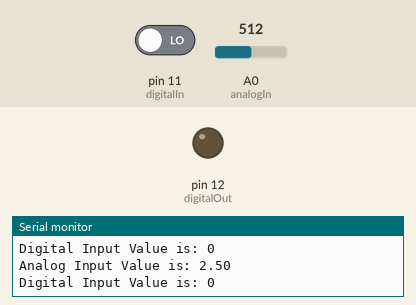
This sketch was run on a simulated Arduino Uno, built with avr-gcc and run on an emulated ATmega328P. On the bench: output pins drawn as LEDs (lit = HIGH), the last lines printed to the serial monitor. The inputs (shaded band) are chosen by the test bench; at power-on: A0 (analogIn) = 512, pin 11 (digitalIn) LOW.

Above: at 1.8 s.
1.9 s: A0 (analogIn) set to 494
At 2.7 s:
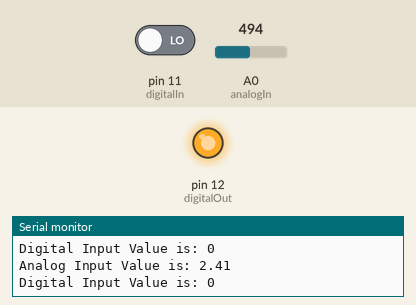
3.5 s: A0 (analogIn) set to 716
At 4.3 s:
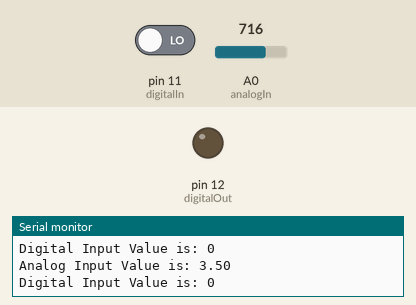
5.5 s: A0 (analogIn) set to 511
At 7.1 s:
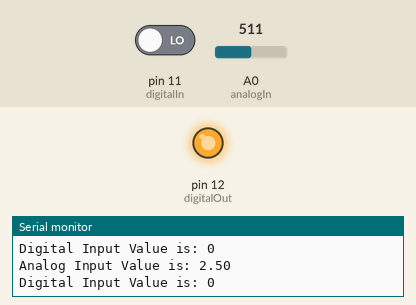
Timing chart, 0 to 8.6 s (numbered marks = the images above; inputs shaded):
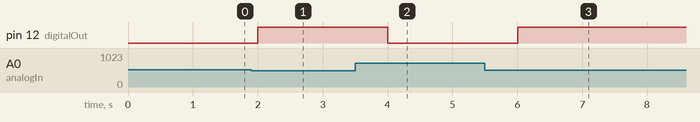

Measured:
- the behaviour switches between 512 and 511 on A0 (analogIn) (found by bisection; images 0 and 1)
- after the input at 1.9 s, pin 12 (digitalOut): LOW → HIGH after 0.10 s
- after the input at 3.5 s, pin 12 (digitalOut): HIGH → LOW after 0.50 s
- after the input at 5.5 s, pin 12 (digitalOut): LOW → HIGH after 0.51 s

The sketch:

Input-and-Output.ino
```cpp
/* Roshan Jaiswal-Ferri Aero 220
Activity #4 : Input and Output
Will be able to Send & Recieve Digital & Analog Data
Created February 1 2024
*/

const int analogIn = 0;
float analogVal;
const int digitalOut = 12;
int digitalOutVal;
const int digitalIn = 11;
int digitalInVal;
const float adcScale = 5.0/1024.0;

void setup() {
  // Start serial on port, 9600:
  Serial.begin(9600);
  pinMode(analogIn,INPUT);
  pinMode(digitalOut,OUTPUT);
  pinMode(digitalIn,INPUT);

  digitalWrite(digitalOut, LOW);
  Serial.begin(9600);
}

void loop() {

  analogVal = analogRead(analogIn); // save analog reading
  digitalInVal = digitalRead(digitalIn); // save digital reading
    analogVal = analogVal * adcScale;
    if (analogVal < 2.5) {
      digitalWrite(digitalOut, HIGH);
    }
    else {
      digitalWrite(digitalOut, LOW);
    }
  Serial.print("Analog Input Value is: ");
  Serial.println(analogVal);
  Serial.print("Digital Input Value is: ");
  Serial.println(digitalInVal);
  delay(1000);
}
```
